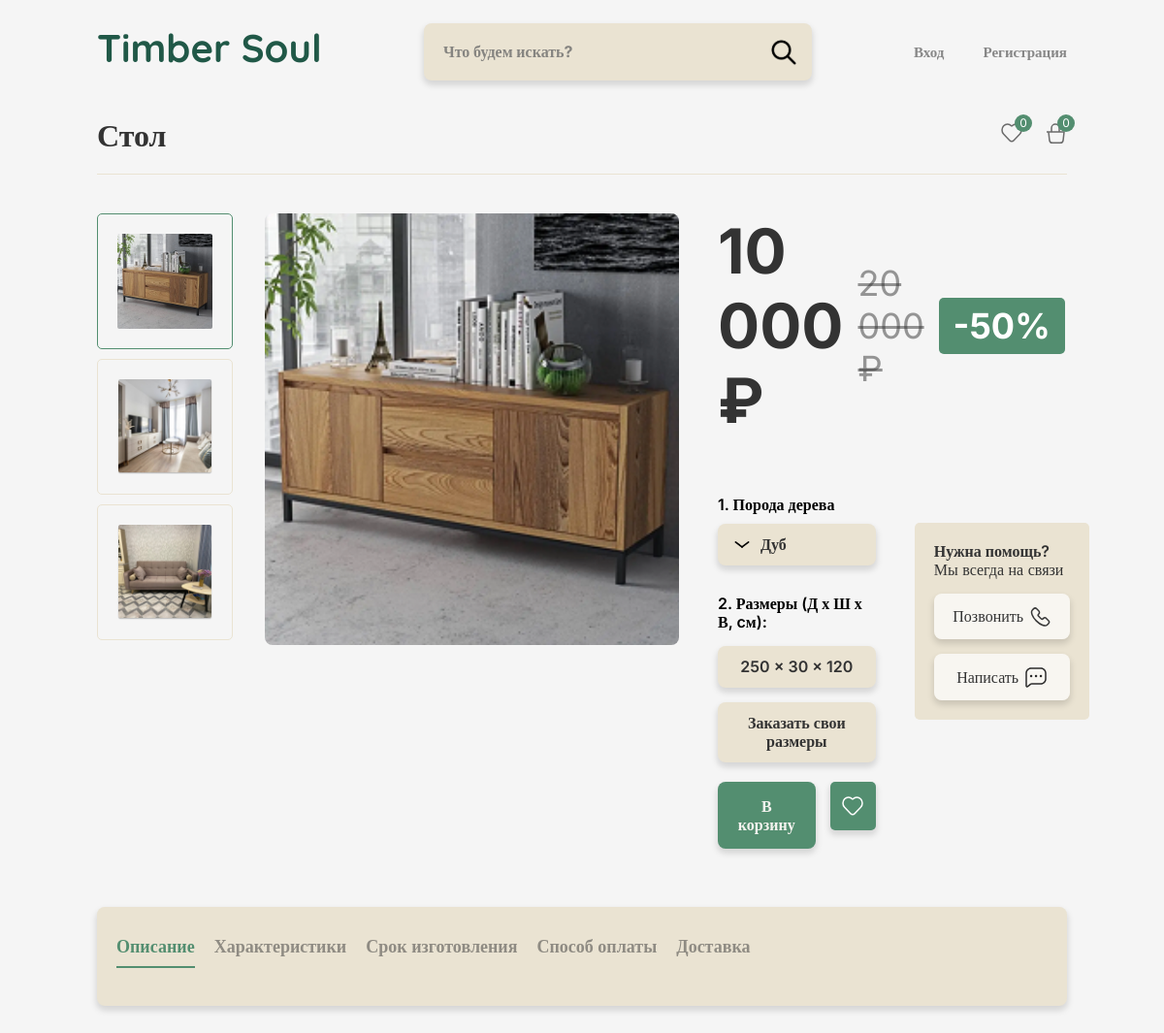
The page /product.php?id=4 on the database its author committed.
### tables this page shows
CREATE TABLE `products` (
  `id` int(11) NOT NULL,
  `name` varchar(100) NOT NULL,
  `type` varchar(50) NOT NULL,
  `price` decimal(10,2) NOT NULL,
  `old_price` decimal(10,2) NOT NULL,
  `discount` int(11) NOT NULL,
  `width` int(10) NOT NULL,
  `height` int(10) NOT NULL,
  `depth` int(10) NOT NULL,
  `material` varchar(50) NOT NULL,
  `image` varchar(255) NOT NULL,
  `description` text DEFAULT NULL,
  `characteristics` text DEFAULT NULL,
  `production_time` varchar(50) DEFAULT NULL,
  `payment_methods` text DEFAULT NULL,
  `delivery_info` text DEFAULT NULL
);

### product.php (the view, shortened to what this page needs)
<?php
$conn = new mysqli("localhost", "root", "root", "catalog");
$product_id = $_GET['id'] ?? 0;
$product = [];
if ($product_id) {
    $stmt = $conn->prepare("SELECT * FROM products WHERE id = ?");
    $stmt->bind_param("i", $product_id);
    $stmt->execute();
    $result = $stmt->get_result();
    $product = $result->fetch_assoc();
}
$additional_images = ['comod.png', 'comod.png', 'comod.png'];
?>
<!DOCTYPE html>
<html lang="ru">
<head>
    <link rel="stylesheet" href="styles.css">
</head>
<body>
    <div class="container">
        <div class="container_content">
<?php
require_once 'header.php';
?>
        </div>
        <main>
            <section class="container_content product-page">
                <div class="product-header">
                    <h1><?php echo htmlspecialchars($product['name']); ?></h1>
                    <div class="header-counters">
                        <a href="#" class="counter like-counter">
                            <span class="counter-badge">0</span>
                        </a>
                        <a href="cart.php" class="counter cart-counter">
                            <span class="counter-badge">0</span>
                        </a>
                    </div>
                </div>
                <div class="product-layout">
                    <div class="product-gallery">
                        <div class="thumbnails">
                            <?php foreach ($additional_images as $index => $image): ?>
                                <div class="thumbnail <?php echo $index === 0 ? 'active' : ''; ?>" data-image="<?php echo ($index + 1) . htmlspecialchars($image); ?>">
                                    <img src="./img/<?php echo ($index + 1) . htmlspecialchars($image); ?>" alt="Изображение товара <?php echo $index + 1; ?>">
                                </div>
                            <?php endforeach; ?>
                        </div>
                        <div class="main-image">
                            <img src="./img/<?php echo htmlspecialchars($product['image']); ?>" alt="<?php echo htmlspecialchars($product['name']); ?>">
                        </div>
                    </div>
                    <div class="product-info">
                        <div class="price-section">
                            <span class="current-price"><?php echo number_format($product['price'], 0, '', ' '); ?> ₽</span>
                            <span class="old-price"><?php echo number_format($product['old_price'], 0, '', ' '); ?> ₽</span>
                            <span class="discount">-<?php echo $product['discount']; ?>%</span>
                        </div>
                        <div class="product_all_side">
                            <div class="product_left_info">
                                <div class="material-selection">
                                    <h3>1. Порода дерева</h3>
                                    <select class="material-select">
                                        <option value="дуб" <?php echo $product['material'] === 'дуб' ? 'selected' : ''; ?>>Дуб</option>
                                    </select>
                                </div>
                                <div class="dimensions">
                                    <h3>2. Размеры (Д х Ш х В, cм):</h3>
                                    <p class="size_product"><?php echo $product['width']; ?> × <?php echo $product['depth']; ?> × <?php echo $product['height']; ?></p>
                                </div>
                                <button class="btn custom-dimensions-btn">Заказать свои размеры</button>
                                <div class="product-actions">
                                    <button class="btn add-to-cart">В корзину</button>
                                    <button class="to_like like-btn" data-id="<?php echo $product['id']; ?>">
                                    </button>
                                </div>
                            </div>
                            <div class="support-block">
                                <h3>Нужна помощь?</h3>
                                <p>Мы всегда на связи</p>
                                <div class="support-actions">
                                    <button class="btn support-btn">Позвонить
                                    </button>
                                    <button class="btn support-btn">Написать
                                    </button>
                                </div>
                            </div>
                        </div>
                    </div>
                </div>
                <div class="product-tabs">
                    <div class="tab-header">
                        <button class="tab-link active" data-tab="description">Описание</button>
                        <button class="tab-link" data-tab="characteristics">Характеристики</button>
                        <button class="tab-link" data-tab="production">Срок изготовления</button>
                        <button class="tab-link" data-tab="payment">Способ оплаты</button>
                        <button class="tab-link" data-tab="delivery">Доставка</button>
                    </div>
                </div>
            </section>
        </main>
    </div>
</body>
</html>

### styles.css (style rules this page uses)
* { margin: 0; padding: 0; box-sizing: border-box; }
body { font-family: Arial, sans-serif; margin: 0; padding: 0; background-color: #f5f5f5; }
a { text-decoration: none; color: inherit; }
.container { display: block; position: relative; max-width: 1480px; margin: 0 auto; }
.container_content { padding-left: 100px; padding-right: 100px; width: 100%; }
.tab-header { display: flex; position: relative; margin-bottom: 30px; gap: 60px; }
.tab-link { padding: 10px 0px; background: none; border: none; cursor: pointer; position: relative; transition: all 0.3s ease; font-family: 'Inter'; font-style: normal; font-weight: 700; font-size: 20px; line-height: 24px; color: rgba(51, 51, 51, 0.5); }
.tab-link.active { color: #333333; }
.tab-link.active::after { content: ''; position: absolute; bottom: -1px; left: 0; width: 100%; height: 2px; background: #333333; }
main { display: flex; flex-direction: column; }
.btn { border: none; border-radius: 5px; cursor: pointer; text-decoration: none; }
.product-gallery img { max-width: 300px; }
.header-counters { display: flex; gap: 20px; align-items: center; }
.counter { position: relative; cursor: pointer; }
.counter-badge { position: absolute; top: -8px; right: -8px; background: #538E70; color: white; border-radius: 50%; width: 18px; height: 18px; display: flex; align-items: center; justify-content: center; font-size: 12px; }
.counter-badge { position: absolute; top: -8px; right: -8px; background: #538E70; color: white; border-radius: 50%; width: 18px; height: 18px; display: flex; align-items: center; justify-content: center; font-size: 12px; font-family: 'Inter', sans-serif; }
.like-btn { cursor: pointer; transition: all 0.3s; }
.product-info { padding: 20px 0px; }
.price-section { display: flex; align-items: center; justify-content: space-between; gap: 12px; margin-bottom: 5px; }
.current-price { font-family: 'Inter'; font-style: normal; font-weight: 700; font-size: 18px; line-height: 22px; color: #333333; }
.old-price { font-size: 14px; color: #999; text-decoration: line-through; }
.discount { font-family: 'Inter'; font-style: normal; font-weight: 600; font-size: 18px; line-height: 22px; padding: 4.5px 7px; color: #FFFFFF; background: #538E70; border-radius: 5px; margin-left: auto; }
.add-to-cart { display: flex; flex-direction: row; justify-content: center; align-items: center; padding: 11px 54px; gap: 25px; background: #538E70; box-shadow: 0px 4px 6px 1px rgba(0, 0, 0, 0.13); border-radius: 5px; font-family: 'Inter'; font-style: normal; font-weight: 600; font-size: 16px; line-height: 19px; color: #F5F3EF; }
.to_like { display: flex; flex-direction: row; justify-content: center; align-items: center; gap: 25px; width: 42px; height: 42px; background: #538E70; box-shadow: 0px 4px 6px 1px rgba(0, 0, 0, 0.13); border-radius: 5px; border: none; }

### rows shown on the page
products: name "Стол", image (picture), price "10 000", old_price "20 000", discount "50", material "Дуб", width "250", depth "30", height "120"
